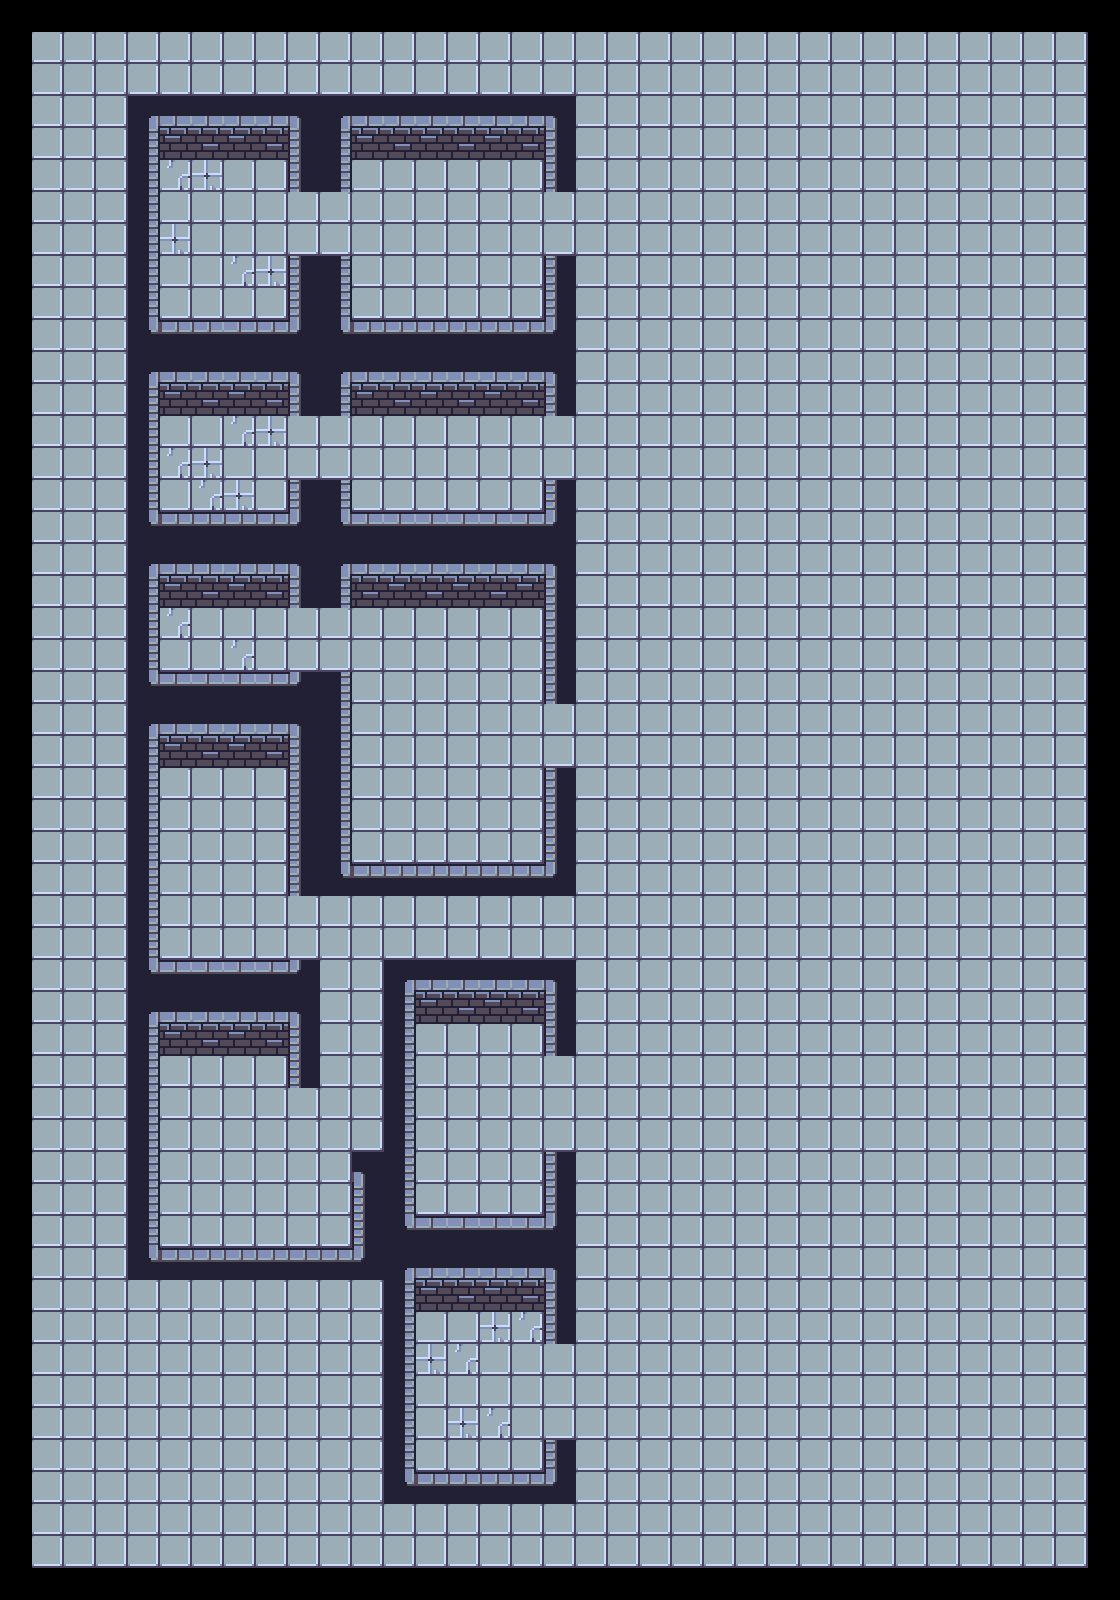

A level layout from a 2D game, rendered from its tile map. Below: a short description, then the map file with its tile-grid data intact:
An orthogonal 35x50 tile map with 32x32 px tiles, 1 tile layer (main) and 31 objects.

<map version="1.10" tiledversion="1.11.0" orientation="orthogonal" renderorder="right-down" width="35" height="50" tilewidth="32" tileheight="32" infinite="0" nextlayerid="3" nextobjectid="43">
 <tileset firstgid="1" name="main-building" tilewidth="32" tileheight="32" tilecount="20" columns="5">
  <image source="walls.png" width="160" height="128" />
 </tileset>
 <layer id="1" name="main" width="35" height="50">
  <data encoding="csv">
10,10,10,10,10,10,10,10,10,10,10,10,10,10,10,10,10,10,10,10,10,10,10,10,10,10,10,10,10,10,10,10,10,10,10,
10,15,15,15,15,15,15,15,15,15,15,15,15,15,15,15,15,15,15,15,15,15,15,15,15,15,15,15,15,15,15,15,15,15,10,
10,15,15,15,15,15,15,15,15,15,15,15,15,15,15,15,15,15,15,15,15,15,15,15,15,15,15,15,15,15,15,15,15,15,10,
10,15,15,15,1,2,2,2,2,4,1,2,2,2,2,2,2,4,15,15,15,15,15,15,15,15,15,15,15,15,15,15,15,15,10,
10,15,15,15,6,7,8,7,8,9,6,7,8,7,8,7,8,9,15,15,15,15,15,15,15,15,15,15,15,15,15,15,15,15,10,
10,15,15,15,6,13,12,15,15,9,6,15,15,15,15,15,15,9,15,15,15,15,15,15,15,15,15,15,15,15,15,15,15,15,10,
10,15,15,15,6,15,15,15,15,15,15,15,15,15,15,15,15,15,15,15,15,15,15,15,15,15,15,15,15,15,15,15,15,15,10,
10,15,15,15,6,12,15,15,15,15,15,15,15,15,15,15,15,15,15,15,15,15,15,15,15,15,15,15,15,15,15,15,15,15,10,
10,15,15,15,6,15,15,13,12,9,6,15,15,15,15,15,15,9,15,15,15,15,15,15,15,15,15,15,15,15,15,15,15,15,10,
10,15,15,15,6,15,15,15,15,9,6,15,15,15,15,15,15,9,15,15,15,15,15,15,15,15,15,15,15,15,15,15,15,15,10,
10,15,15,15,16,18,18,17,18,19,16,18,18,18,18,18,18,19,15,15,15,15,15,15,15,15,15,15,15,15,15,15,15,15,10,
10,15,15,15,1,2,2,2,2,4,1,2,2,2,2,2,2,4,15,15,15,15,15,15,15,15,15,15,15,15,15,15,15,15,10,
10,15,15,15,11,7,8,7,8,9,6,7,8,7,8,7,8,9,15,15,15,15,15,15,15,15,15,15,15,15,15,15,15,15,10,
10,15,15,15,11,15,15,13,12,15,15,15,15,15,15,15,15,15,15,15,15,15,15,15,15,15,15,15,15,15,15,15,15,15,10,
10,15,15,15,11,13,12,15,15,15,15,15,15,15,15,15,15,15,15,15,15,15,15,15,15,15,15,15,15,15,15,15,15,15,10,
10,15,15,15,11,15,13,12,15,9,6,15,15,15,15,15,15,14,15,15,15,15,15,15,15,15,15,15,15,15,15,15,15,15,10,
10,15,15,15,16,18,18,18,18,19,16,17,17,17,17,17,17,19,15,15,15,15,15,15,15,15,15,15,15,15,15,15,15,15,10,
10,15,15,15,1,2,3,2,3,4,1,2,2,2,2,2,2,4,15,15,15,15,15,15,15,15,15,15,15,15,15,15,15,15,10,
10,15,15,15,6,7,8,7,8,9,6,8,7,8,7,8,7,9,15,15,15,15,15,15,15,15,15,15,15,15,15,15,15,15,10,
10,15,15,15,11,13,15,15,15,15,15,15,15,15,15,15,15,9,15,15,15,15,15,15,15,15,15,15,15,15,15,15,15,15,10,
10,15,15,15,11,15,15,13,15,15,15,15,15,15,15,15,15,9,15,15,15,15,15,15,15,15,15,15,15,15,15,15,15,15,10,
10,15,15,15,16,17,17,17,17,19,11,15,15,15,15,15,15,9,15,15,15,15,15,15,15,15,15,15,15,15,15,15,15,15,10,
10,15,15,15,1,2,2,2,2,4,11,15,15,15,15,15,15,15,15,15,15,15,15,15,15,15,15,15,15,15,15,15,15,15,10,
10,15,15,15,6,7,8,7,8,9,11,15,15,15,15,15,15,15,15,15,15,15,15,15,15,15,15,15,15,15,15,15,15,15,10,
10,15,15,15,6,15,15,15,15,9,11,15,15,15,15,15,15,9,15,15,15,15,15,15,15,15,15,15,15,15,15,15,15,15,10,
10,15,15,15,6,15,15,15,15,9,11,15,15,15,15,15,15,9,15,15,15,15,15,15,15,15,15,15,15,15,15,15,15,15,10,
10,15,15,15,6,15,15,15,15,9,11,15,15,15,15,15,15,14,15,15,15,15,15,15,15,15,15,15,15,15,15,15,15,15,10,
10,15,15,15,11,15,15,15,15,9,16,18,18,18,18,18,18,19,15,15,15,15,15,15,15,15,15,15,15,15,15,15,15,15,10,
10,15,15,15,11,15,15,15,15,15,15,15,15,15,15,15,15,15,15,15,15,15,15,15,15,15,15,15,15,15,15,15,15,15,10,
10,15,15,15,11,15,15,15,15,15,15,15,15,15,15,15,15,15,15,15,15,15,15,15,15,15,15,15,15,15,15,15,15,15,10,
10,15,15,15,16,17,17,17,17,19,15,15,1,2,2,2,2,4,15,15,15,15,15,15,15,15,15,15,15,15,15,15,15,15,10,
10,15,15,15,1,2,2,2,3,4,15,15,6,7,8,7,8,9,15,15,15,15,15,15,15,15,15,15,15,15,15,15,15,15,10,
10,15,15,15,6,7,8,7,8,14,15,15,6,15,15,15,15,9,15,15,15,15,15,15,15,15,15,15,15,15,15,15,15,15,10,
10,15,15,15,6,15,15,15,15,14,15,15,6,15,15,15,15,15,15,15,15,15,15,15,15,15,15,15,15,15,15,15,15,15,10,
10,15,15,15,6,15,15,15,15,15,15,15,6,15,15,15,15,15,15,15,15,15,15,15,15,15,15,15,15,15,15,15,15,15,10,
10,15,15,15,6,15,15,15,15,15,15,15,6,15,15,15,15,15,15,15,15,15,15,15,15,15,15,15,15,15,15,15,15,15,10,
10,15,15,15,6,15,15,15,15,15,15,4,11,15,15,15,15,9,15,15,15,15,15,15,15,15,15,15,15,15,15,15,15,15,10,
10,15,15,15,6,15,15,15,15,15,15,14,11,15,15,15,15,9,15,15,15,15,15,15,15,15,15,15,15,15,15,15,15,15,10,
10,15,15,15,6,15,15,15,15,15,15,14,16,17,17,17,17,19,15,15,15,15,15,15,15,15,15,15,15,15,15,15,15,15,10,
10,15,15,15,16,18,18,18,18,18,18,19,1,2,2,2,2,4,15,15,15,15,15,15,15,15,15,15,15,15,15,15,15,15,10,
10,15,15,15,15,15,15,15,15,15,15,15,6,7,8,7,8,9,15,15,15,15,15,15,15,15,15,15,15,15,15,15,15,15,10,
10,15,15,15,15,15,15,15,15,15,15,15,6,15,15,12,13,9,15,15,15,15,15,15,15,15,15,15,15,15,15,15,15,15,10,
10,15,15,15,15,15,15,15,15,15,15,15,6,12,13,15,15,15,15,15,15,15,15,15,15,15,15,15,15,15,15,15,15,15,10,
10,15,15,15,15,15,15,15,15,15,15,15,6,15,15,15,15,15,15,15,15,15,15,15,15,15,15,15,15,15,15,15,15,15,10,
10,15,15,15,15,15,15,15,15,15,15,15,6,15,12,13,15,15,15,15,15,15,15,15,15,15,15,15,15,15,15,15,15,15,10,
10,15,15,15,15,15,15,15,15,15,15,15,6,15,15,15,15,9,15,15,15,15,15,15,15,15,15,15,15,15,15,15,15,15,10,
10,15,15,15,15,15,15,15,15,15,15,15,16,18,18,18,18,19,15,15,15,15,15,15,15,15,15,15,15,15,15,15,15,15,10,
10,15,15,15,15,15,15,15,15,15,15,15,15,15,15,15,15,15,15,15,15,15,15,15,15,15,15,15,15,15,15,15,15,15,10,
10,15,15,15,15,15,15,15,15,15,15,15,15,15,15,15,15,15,15,15,15,15,15,15,15,15,15,15,15,15,15,15,15,15,10,
10,10,10,10,10,10,10,10,10,10,10,10,10,10,10,10,10,10,10,10,10,10,10,10,10,10,10,10,10,10,10,10,10,10,10
</data>
 </layer>
 <objectgroup id="2" name="walls">
  <object id="1" x="131.333" y="96.1212" width="445" height="31" />
  <object id="2" x="290.333" y="127.121" width="63" height="63" />
  <object id="3" x="546.333" y="129.121" width="31" height="61" />
  <object id="4" x="289.333" y="255.121" width="63" height="160" />
  <object id="5" x="545.333" y="253.121" width="33" height="164" />
  <object id="6" x="127.333" y="128.121" width="34" height="1152" />
  <object id="8" x="163.333" y="318.121" width="126" height="62" />
  <object id="9" x="354.333" y="320.121" width="191" height="61" />
  <object id="10" x="290.333" y="478.121" width="61" height="130" />
  <object id="11" x="544.333" y="479.121" width="33" height="224" />
  <object id="12" x="352.333" y="510.121" width="193" height="65" />
  <object id="13" x="161.333" y="512.121" width="130" height="63" />
  <object id="14" x="162.333" y="669.121" width="190" height="66" />
  <object id="15" x="546.333" y="767.121" width="32" height="129" />
  <object id="16" x="288.333" y="737.121" width="64" height="160" />
  <object id="17" x="352.333" y="862.121" width="193" height="35" />
  <object id="18" x="289.333" y="957.121" width="31" height="130" />
  <object id="19" x="162.333" y="959.121" width="125" height="64" />
  <object id="21" x="384.333" y="956.121" width="32" height="549" />
  <object id="22" x="353.333" y="1149.12" width="30" height="132" />
  <object id="23" x="162.333" y="1247.12" width="188" height="34" />
  <object id="24" x="417.333" y="956.121" width="160" height="35" />
  <object id="25" x="546.333" y="992.121" width="30" height="65" />
  <object id="26" x="545.333" y="1150.12" width="32" height="195" />
  <object id="27" x="418.333" y="1213.12" width="128" height="66" />
  <object id="28" x="546.333" y="1439.12" width="32" height="66" />
  <object id="29" x="418.333" y="1469.12" width="126" height="36" />
  <object id="37" x="5.33333" y="2" width="26.6667" height="1588" />
  <object id="39" x="32" y="1566.67" width="1077.33" height="24.6667" />
  <object id="40" x="33.335" y="2.66668" width="1075.33" height="29.3333" />
  <object id="42" x="1086" y="4" width="30.6667" height="1584" />
 </objectgroup>
</map>